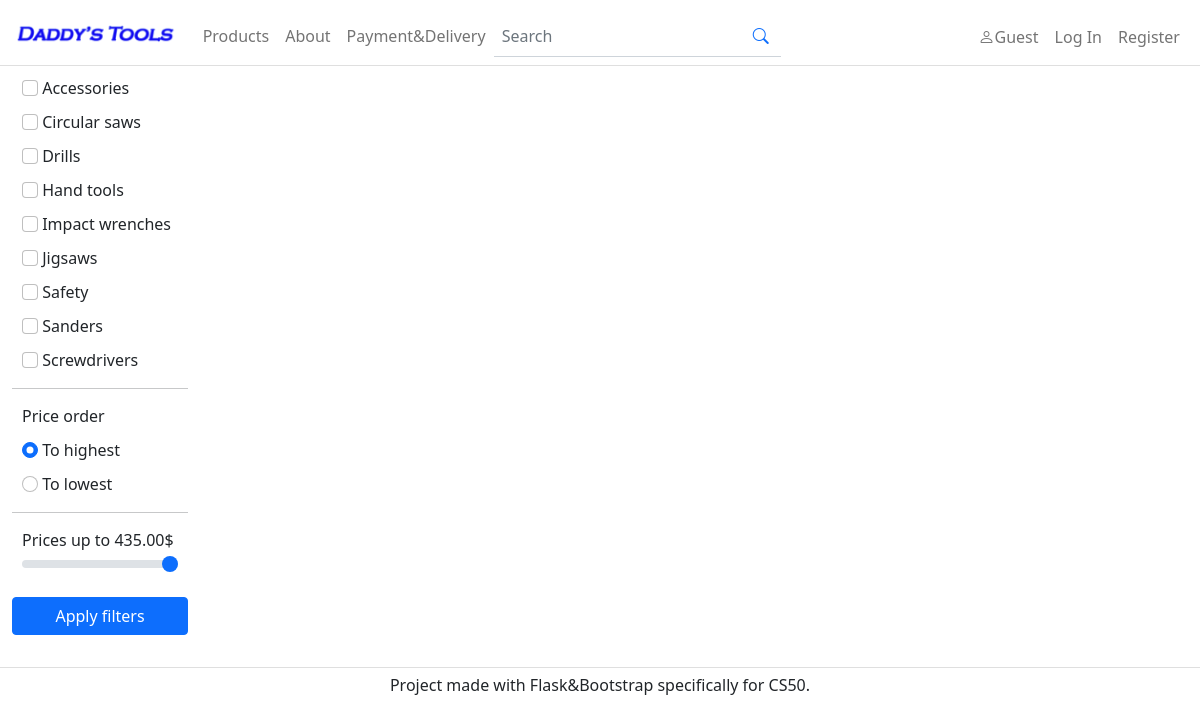
The page /products on the database as committed earlier.
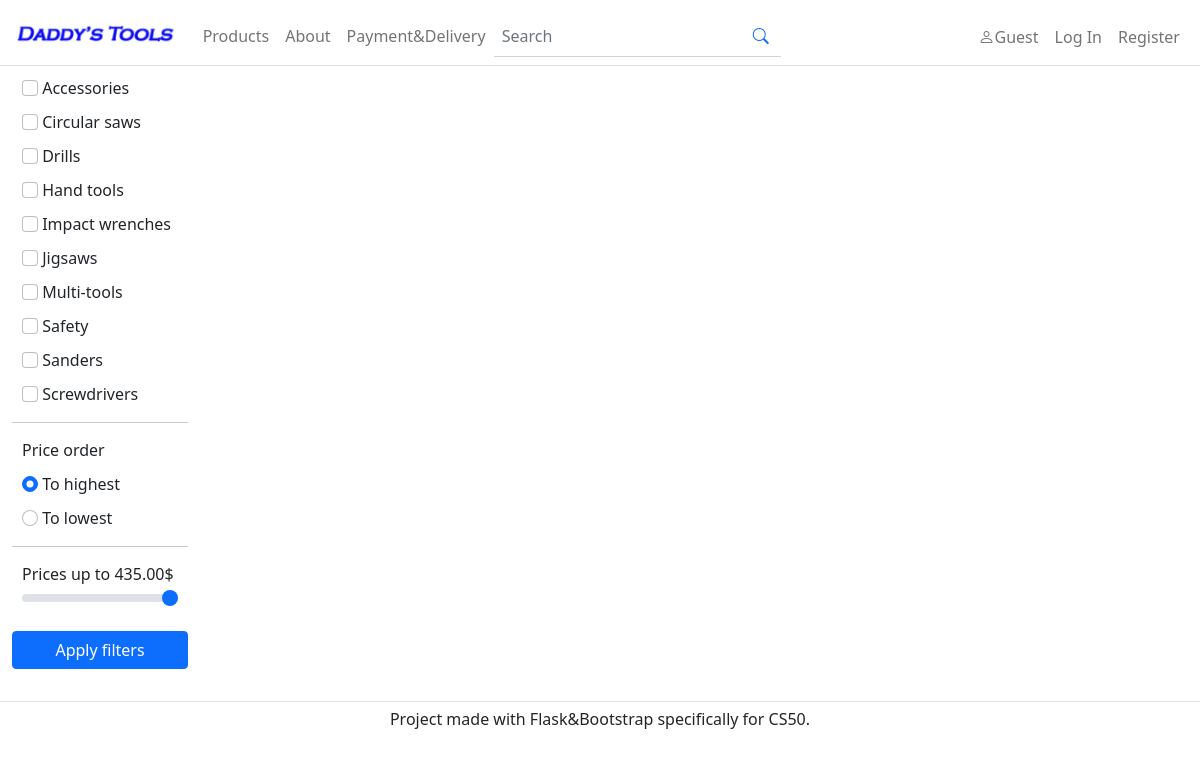
The same page on the database as committed later.
### tables this page shows
CREATE TABLE "Categories" (
	"ID"	INTEGER NOT NULL UNIQUE,
	"Name"	TEXT NOT NULL,
	"Description"	TEXT,
	PRIMARY KEY("ID" AUTOINCREMENT)
);

### views/product_views.py (the view)
def filter_products(search_param = ""):
    if request.method == "POST":
        selectedCategories = request.get_json()["selectedCategories"]
        order = request.get_json()["sortingOrder"]
        searchParam = request.get_json()["searchParameter"]
        highestPrice = request.get_json()["highestPrice"]
        if searchParam != None:
            res = cur.execute("SELECT * FROM Products WHERE Brand LIKE ? OR Model LIKE ? OR Description LIKE ? ORDER BY Price ASC", ("%"+searchParam+"%", "%"+searchParam+"%", "%"+searchParam+"%", ))
        elif order == "asc":
            sql = "SELECT * FROM Products WHERE Category_ID IN (SELECT ID FROM Categories WHERE Name IN (%s)) AND Price <= ? ORDER BY Price ASC" % ("?," * len(selectedCategories))[:-1]
            selectedCategories += [highestPrice] # Adds price limit to query params
            res = cur.execute(sql, selectedCategories)
        else:
            sql = "SELECT * FROM Products WHERE Category_ID IN (SELECT ID FROM Categories WHERE Name IN (%s)) AND Price <= ? ORDER BY Price DESC" % ("?," * len(selectedCategories))[:-1]
            selectedCategories += [highestPrice] # Adds price limit to query params
            res = cur.execute(sql, selectedCategories)
        products = res.fetchall()
        return {"products":products}
    else:
        if search_param:
            res = cur.execute("SELECT Name FROM Categories ORDER BY Name ASC;")
            categories = res.fetchall()
        res = cur.execute("SELECT Name FROM Categories ORDER BY Name ASC;")
        categories = res.fetchall()
        res = cur.execute("SELECT MAX(Price) FROM Products;")
        highestPrice = res.fetchall()
        return render_template("products.html", categories=categories, search_param=search_param, highestPrice=highestPrice)

### app.py (called while the page is built)
@app.after_request
def after_request(response):
    response.headers["Cache-Control"] = "no-cache, no-store, must-revalidate"
    response.headers["Expires"] = 0
    response.headers["Pragma"] = "no-cache"
    return response

### templates/products.html (shortened to what this page needs)
{% extends "layout.html" %}
{% block secondary_content %}
    <ul class="nav">
        {% for category in categories %}
            <li class="nav-item full-width">
                <input type="checkbox" class="form-check-input category-item" name="{{ category[0] }}">
                <label for="{{ category[0] }}" class="form-check-label">{{ category[0] }}</label>
            </li>
        {% endfor %}
    </ul>
    <hr>
    <ul id="order-menu" class="nav" style="margin-top: 0px;">
        <li class="nav-item full-width"><p style="margin-bottom: 0px;">Price order</p></li>
        <li class="nav-item full-width">
            <input checked type="radio" class="form-check-input sorting" name="prices-order" id="asc">
            <label for="asc" class="form-check-label">To highest</label>
        </li>
        <li class="nav-item full-width">
            <input type="radio" class="form-check-input sorting" name="prices-order" id="desc">
            <label for="desc" class="form-check-label">To lowest</label>
        </li>
    </ul>
    <hr>
    <ul class="nav">
        <li class="nav-item full-width">
            <label id="price-filter-label" for="price-range" class="form-range-label">Prices up to $</label>
            <input autocomplete="off" onchange="setActualPrice();" class="form-range full-width" type="range" name="price-limit" id="price-range" max={{highestPrice[0][0]}}>
        </li>
    </ul>
    <button class="btn btn-primary" onclick="filtersFetch()" style="margin-top: 15px; width: 100%;">Apply filters</button>
    {% endblock %}

### templates/layout.html (shortened to what this page needs)
<!DOCTYPE html>
<html lang="en">
    <head>
        <link href="https://cdn.jsdelivr.net/npm/bootstrap@5.1.3/dist/css/bootstrap.min.css" rel="stylesheet">
        <link rel="stylesheet" href="{{ url_for('static', filename='css/styles.css') }}">
        <link rel="stylesheet" href="https://cdn.jsdelivr.net/npm/bootstrap-icons@1.10.3/font/bootstrap-icons.css">
    </head>
    <body>
        <nav class="navbar navbar-expand-lg navbar-light">
            <div class="container-fluid">
                <div class="navbar-brand"><span><a href="/"><img style="height: 20px;" src="{{ url_for('static', filename='images/logo.png') }}" alt=""></a></span></div>
                <div class="collapse navbar-collapse" id="navbar">
                    <ul class="navbar-nav me-auto mt-2">
                        <li class="nav-item"><a class="nav-link" href="/products">Products</a></li>
                        <li class="nav-item"><a class="nav-link" href="/about">About</a></li>
                        <li class="nav-item"><a class="nav-link" href="/payment">Payment&Delivery</a></li>
                        <li class="nav-item">
                        <div id="search-box" class="input-group">
                            <div class="form-outline">
                                    <input oninput="setSearchDest(this.value);" style="
                                        border-radius: 0px;
                                        border-top: none;
                                        border-right: none;
                                        border-left: none;
                                        padding: 8px;
                                        display: inline-block;
                                        width: auto;"
                                    type="text" form="search-trigger" name="search-query" id="search-field" class="form-control" placeholder="Search">
                                    </div>
                                    <button id="search-btn" form="search-trigger" style="
                                        border-radius: 0px;
                                        border-top: none;
                                        border-right: none;
                                        border-left: none;
                                        border-color: #ced4da;"
                                    type="submit" class="btn btn-outline-primary">
                                    <i class="bi bi-search"></i>
                                    </button>
                        </div>
                        </li>
                    </ul>
                    <ul class="navbar-nav ms-auto mt-2">
                        {% if session["user_id"] %}
                        <li class="nav-item nav-link"><span class="bi bi-person"></span>{{ session["user_name"] }}</li>
                        {% if session["user_role"] == 1 %}
                        <li class="nav-item"><a class="nav-link" href="/admin">Administration</a></li>
                        {% endif %}
                        <li class="nav-item">
                            <a class="nav-link" href="/view_cart">
                                <span class="bi bi-cart"></span>
                                My Cart
                                <span class="badge bg-primary">{{session["user_cart_size"]}}</span>
                            </a>
                        </li>
                        <li class="nav-item">
                            <a class="nav-link" href="/orders">
                                <span class="bi bi-journal"></span>
                                My orders
                            </a>
                        </li>
                        <li class="nav-item"><a class="nav-link" href="/logout">Log Out</a></li>
                        {% else %}
                        <li class="nav-item nav-link"><span class="bi bi-person"></span>Guest</li>
                        <li class="nav-item"><a class="nav-link" href="/login">Log In</a></li>
                        <li class="nav-item"><a class="nav-link" href="/register">Register</a></li>
                        {% endif %}
                    </ul>
                </div>
            </div>
        </nav>
        <div class="container-fluid">
            <div class="row">
                <div class="col-xs-12 col-lg-2 h-100">
                        {% block secondary_content %}
                        {% endblock %}
                </div>
            </div>
            <div class="row mt-3">
                <div class="navbar navbar-light"></div>
                <div class="mt-2 container-fluid text-center">
                    <h6 style="font-weight: normal;">Project made with Flask&Bootstrap specifically for CS50.</h6>
                </div>
            </div>
        </div>
    </body>
</html>

### static/css/styles.css (style rules this page uses)
.nav > .nav-item { border: none; border-radius: 0.25rem; margin: 10px 10px 0px 10px; }
.nav-item > a { color: black; }
.navbar { border-bottom: 1px solid rgba(0,0,0,.125); }
hr { margin-bottom: 5px; }
@media only screen and (min-width: 992px) { .nav > .nav-item.full-width { width: 100%; } }

### templates/layout.html (style rules this page uses)
#search-btn { margin-left: 0px; margin-right: 0px; }

Rows that differ between the two databases and show on the page:
added Categories: Name "Multi-tools"
